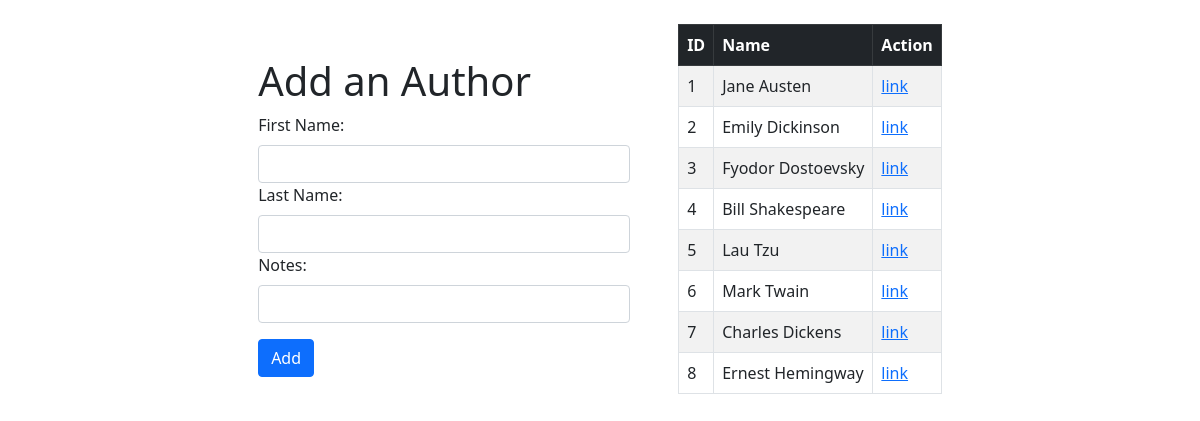
The page /author on the database its author committed.
### ba_app/models.py (models this page shows, shortened)
class Author(models.Model):
    first_name = models.CharField(max_length=45)
    last_name = models.CharField(max_length=45)
    notes = models.TextField(default='')
    books = models.ManyToManyField(Book, related_name="authors")
    created_at = models.DateTimeField(auto_now_add=True)
    updated_at = models.DateTimeField(auto_now=True)

### ba_app/views.py (the view)
# urls.py: path('author', views.author),
def author(request):
    authors = Author.objects.all()
    context = {
        'authors': authors
    }
    return render(request, 'author.html', context)

### ba_app/templates/author.html (shortened to what this page needs)
<!DOCTYPE html>
<html lang="en">
<head>
    <link href="https://cdn.jsdelivr.net/npm/bootstrap@5.0.0-beta3/dist/css/bootstrap.min.css" rel="stylesheet"
>
    {% load static %}
    <link rel="stylesheet" href="{% static 'css/style.css' %}">
</head>
<body>
    <div class="container mt-4">
        <div class="col-4">
            <div class="form">
            <h1>Add an Author</h1>
            <form action="author_submit" method="post">
                <label class="form-label" for="fname">First Name:</label>
                <input class="form-control" type="text" name="fname"/>
                <label class="form-label" for="lname">Last Name:</label>
                <input class="form-control" type="text" name="lname" />
                <label class="form-label" for="notes">Notes:</label>
                <input class="form-control" type="text" name="notes" />
                <button class="btn btn-primary mt-3" type="submit">Add</button>
            </form>
            </div>
        </div>
        <div class="ms-5">
        <table class="table table-striped table-hover table-bordered">
            <thead class="table-dark">
                <tr>
                    <th>ID</th>
                    <th>Name</th>
                    <th>Action</th>
                </tr>
            </thead>
            <tbody>
                {% for author in authors %}
                <tr>
                    <td>{{ author.id }}</td>
                    <td>{{ author.first_name }} {{ author.last_name }}</td>
                    <td><a href="authors/{{ author.id }}">link</a></td>
                </tr>
                {% endfor %}
            </tbody>
        </table>
        </div>
    </div>
</body>
</html>

### ba_app/static/css/style.css (style rules this page uses)
.container { display: flex; justify-content: center; align-items: center; }

### rows shown on the page
Author: id "1", first_name "Jane", last_name "Austen"
Author: id "2", first_name "Emily", last_name "Dickinson"
Author: id "3", first_name "Fyodor", last_name "Dostoevsky"
Author: id "4", first_name "Bill", last_name "Shakespeare"
Author: id "5", first_name "Lau", last_name "Tzu"
Author: id "6", first_name "Mark", last_name "Twain"
Author: id "7", first_name "Charles", last_name "Dickens"
Author: id "8", first_name "Ernest", last_name "Hemingway"
